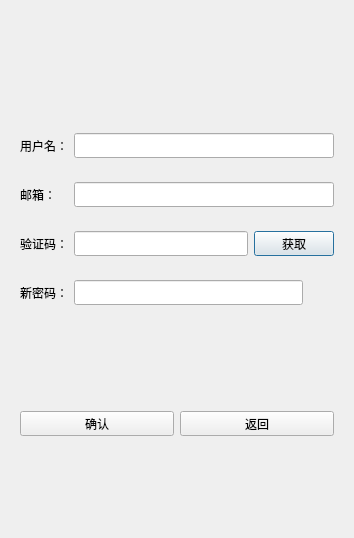
<?xml version="1.0" encoding="UTF-8"?>
<ui version="4.0">
 <class>ResetDialog</class>
 <widget class="QDialog" name="ResetDialog">
  <property name="geometry">
   <rect>
    <x>0</x>
    <y>0</y>
    <width>354</width>
    <height>538</height>
   </rect>
  </property>
  <property name="windowTitle">
   <string>Dialog</string>
  </property>
  <layout class="QVBoxLayout" name="verticalLayout">
   <item>
    <spacer name="verticalSpacer">
     <property name="orientation">
      <enum>Qt::Orientation::Vertical</enum>
     </property>
     <property name="sizeHint" stdset="0">
      <size>
       <width>20</width>
       <height>40</height>
      </size>
     </property>
    </spacer>
   </item>
   <item>
    <widget class="QLabel" name="err_tip">
     <property name="minimumSize">
      <size>
       <width>0</width>
       <height>25</height>
      </size>
     </property>
     <property name="maximumSize">
      <size>
       <width>16777215</width>
       <height>25</height>
      </size>
     </property>
     <property name="text">
      <string/>
     </property>
     <property name="alignment">
      <set>Qt::AlignmentFlag::AlignCenter</set>
     </property>
    </widget>
   </item>
   <item>
    <widget class="QWidget" name="widget" native="true">
     <layout class="QHBoxLayout" name="horizontalLayout">
      <item>
       <widget class="QLabel" name="user_lb">
        <property name="minimumSize">
         <size>
          <width>0</width>
          <height>25</height>
         </size>
        </property>
        <property name="maximumSize">
         <size>
          <width>16777215</width>
          <height>25</height>
         </size>
        </property>
        <property name="text">
         <string>用户名：</string>
        </property>
       </widget>
      </item>
      <item>
       <widget class="QLineEdit" name="user_edit">
        <property name="minimumSize">
         <size>
          <width>0</width>
          <height>25</height>
         </size>
        </property>
        <property name="maximumSize">
         <size>
          <width>16777215</width>
          <height>25</height>
         </size>
        </property>
       </widget>
      </item>
     </layout>
    </widget>
   </item>
   <item>
    <widget class="QWidget" name="widget_2" native="true">
     <layout class="QHBoxLayout" name="horizontalLayout_2">
      <item>
       <widget class="QLabel" name="email_lb">
        <property name="minimumSize">
         <size>
          <width>48</width>
          <height>25</height>
         </size>
        </property>
        <property name="maximumSize">
         <size>
          <width>48</width>
          <height>25</height>
         </size>
        </property>
        <property name="text">
         <string>邮箱：</string>
        </property>
       </widget>
      </item>
      <item>
       <widget class="QLineEdit" name="email_edit">
        <property name="minimumSize">
         <size>
          <width>0</width>
          <height>25</height>
         </size>
        </property>
        <property name="maximumSize">
         <size>
          <width>16777215</width>
          <height>25</height>
         </size>
        </property>
       </widget>
      </item>
     </layout>
    </widget>
   </item>
   <item>
    <widget class="QWidget" name="widget_3" native="true">
     <layout class="QHBoxLayout" name="horizontalLayout_3">
      <item>
       <widget class="QLabel" name="varify_lb">
        <property name="minimumSize">
         <size>
          <width>0</width>
          <height>25</height>
         </size>
        </property>
        <property name="maximumSize">
         <size>
          <width>16777215</width>
          <height>25</height>
         </size>
        </property>
        <property name="text">
         <string>验证码：</string>
        </property>
       </widget>
      </item>
      <item>
       <widget class="QLineEdit" name="varify_edit">
        <property name="minimumSize">
         <size>
          <width>0</width>
          <height>25</height>
         </size>
        </property>
        <property name="maximumSize">
         <size>
          <width>16777215</width>
          <height>25</height>
         </size>
        </property>
       </widget>
      </item>
      <item>
       <widget class="TimerBtn" name="varify_btn">
        <property name="minimumSize">
         <size>
          <width>0</width>
          <height>25</height>
         </size>
        </property>
        <property name="maximumSize">
         <size>
          <width>16777215</width>
          <height>25</height>
         </size>
        </property>
        <property name="text">
         <string>获取</string>
        </property>
       </widget>
      </item>
     </layout>
    </widget>
   </item>
   <item>
    <widget class="QWidget" name="widget_4" native="true">
     <layout class="QHBoxLayout" name="horizontalLayout_4">
      <item>
       <widget class="QLabel" name="pwd_lb">
        <property name="minimumSize">
         <size>
          <width>0</width>
          <height>25</height>
         </size>
        </property>
        <property name="maximumSize">
         <size>
          <width>16777215</width>
          <height>25</height>
         </size>
        </property>
        <property name="text">
         <string>新密码：</string>
        </property>
       </widget>
      </item>
      <item>
       <widget class="QLineEdit" name="pwd_edit">
        <property name="minimumSize">
         <size>
          <width>0</width>
          <height>25</height>
         </size>
        </property>
        <property name="maximumSize">
         <size>
          <width>16777215</width>
          <height>25</height>
         </size>
        </property>
       </widget>
      </item>
      <item>
       <widget class="ClickedLabel" name="newpwd_visible">
        <property name="minimumSize">
         <size>
          <width>25</width>
          <height>0</height>
         </size>
        </property>
        <property name="maximumSize">
         <size>
          <width>25</width>
          <height>16777215</height>
         </size>
        </property>
        <property name="text">
         <string/>
        </property>
       </widget>
      </item>
     </layout>
    </widget>
   </item>
   <item>
    <spacer name="verticalSpacer_2">
     <property name="orientation">
      <enum>Qt::Orientation::Vertical</enum>
     </property>
     <property name="sizeHint" stdset="0">
      <size>
       <width>20</width>
       <height>40</height>
      </size>
     </property>
    </spacer>
   </item>
   <item>
    <widget class="QWidget" name="widget_5" native="true">
     <layout class="QHBoxLayout" name="horizontalLayout_5">
      <item>
       <widget class="QPushButton" name="sure_btn">
        <property name="minimumSize">
         <size>
          <width>0</width>
          <height>25</height>
         </size>
        </property>
        <property name="maximumSize">
         <size>
          <width>16777215</width>
          <height>25</height>
         </size>
        </property>
        <property name="text">
         <string>确认</string>
        </property>
       </widget>
      </item>
      <item>
       <widget class="QPushButton" name="return_btn">
        <property name="minimumSize">
         <size>
          <width>0</width>
          <height>25</height>
         </size>
        </property>
        <property name="maximumSize">
         <size>
          <width>16777215</width>
          <height>25</height>
         </size>
        </property>
        <property name="text">
         <string>返回</string>
        </property>
       </widget>
      </item>
     </layout>
    </widget>
   </item>
   <item>
    <spacer name="verticalSpacer_3">
     <property name="orientation">
      <enum>Qt::Orientation::Vertical</enum>
     </property>
     <property name="sizeHint" stdset="0">
      <size>
       <width>20</width>
       <height>40</height>
      </size>
     </property>
    </spacer>
   </item>
  </layout>
 </widget>
 <customwidgets>
  <customwidget>
   <class>ClickedLabel</class>
   <extends>QLabel</extends>
   <header>clickedlabel.h</header>
  </customwidget>
  <customwidget>
   <class>TimerBtn</class>
   <extends>QPushButton</extends>
   <header location="global">timerbtn.h</header>
  </customwidget>
 </customwidgets>
 <resources/>
 <connections/>
</ui>
